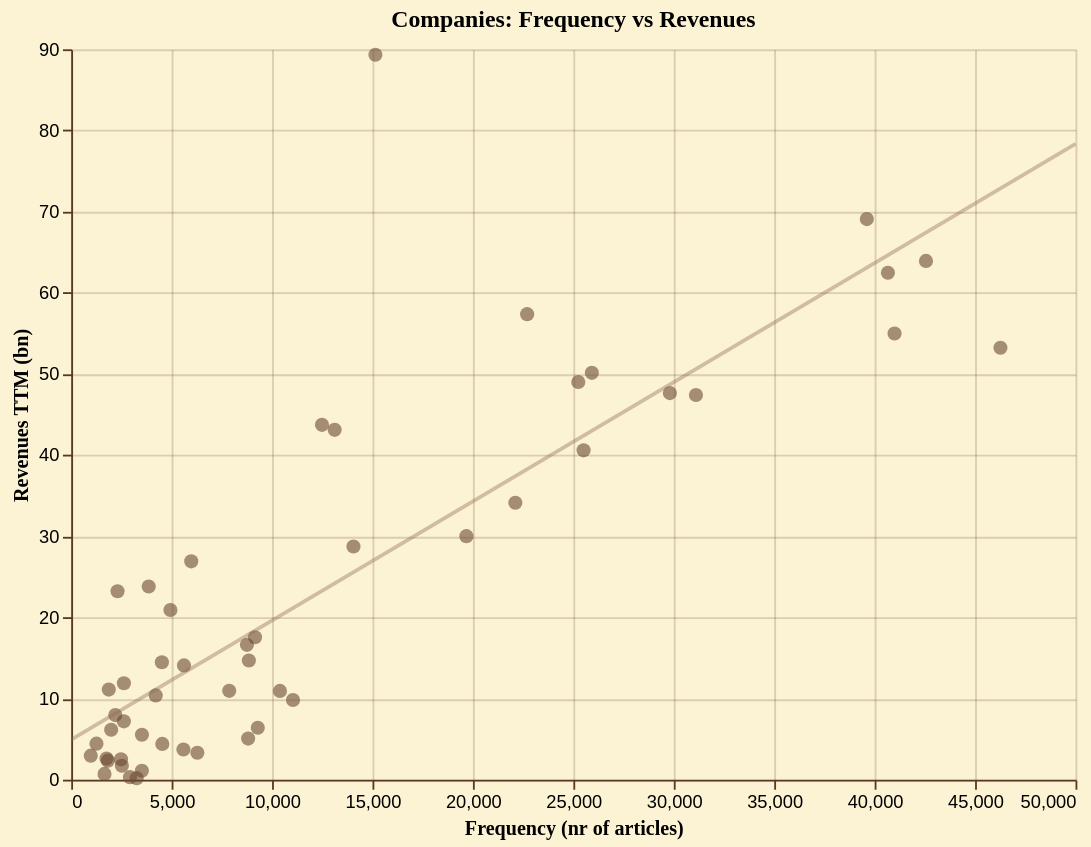

Vega-Lite specification for this chart:
### Vega-Lite specification from a JSON file in a GitHub repository (floating-point values rounded to 4 significant figures)
{"config": {"background": "#fbf3d3", "view": {"stroke": "transparent", "width": 600, "height": 400}, "axis": {"domainColor": "#5a3921", "gridColor": "#5a3921", "gridOpacity": 0.2, "tickColor": "#5a3921", "labelColor": "black", "titleColor": "black", "titleFont": "EB Garamond"}, "legend": {"labelColor": "black", "titleColor": "black", "labelFont": "EB Garamond", "titleFont": "EB Garamond"}, "title": {"color": "black", "font": "EB Garamond"}, "mark": {"color": "#6b4a32", "opacity": 0.8}, "bar": {"color": "#6b4a32", "opacity": 0.8}, "line": {"color": "#6b4a32", "opacity": 0.8}, "area": {"color": "#6b4a32", "opacity": 0.8}, "point": {"color": "#6b4a32", "opacity": 0.8}}, "layer": [{"mark": {"type": "circle", "opacity": 0.6, "size": 60}, "encoding": {"tooltip": [{"field": "tag_name", "title": "Company", "type": "nominal"}, {"field": "tag_freq", "format": ",", "title": "Frequency (nr of articles)", "type": "quantitative"}, {"field": "revenue_ttm", "format": ",.1f", "title": "Revenues TTM (bn)", "type": "quantitative"}], "x": {"field": "tag_freq", "title": "Frequency (nr of articles)", "type": "quantitative"}, "y": {"field": "revenue_ttm", "title": "Revenues TTM (bn)", "type": "quantitative"}}, "title": "Companies: Frequency vs Revenues"}, {"mark": {"type": "line", "color": "#8e6d54", "opacity": 0.4}, "encoding": {"x": {"field": "tag_freq", "type": "quantitative"}, "y": {"field": "revenue_ttm", "type": "quantitative"}}, "transform": [{"on": "tag_freq", "regression": "revenue_ttm", "extent": [0, 50000]}]}], "data": {"name": "data-9456ef803b7d16f7b25e3614ceeb1ac5"}, "height": 400, "width": 550, "$schema": "https://vega.github.io/schema/vega-lite/v5.20.1.json", "datasets": {"data-9456ef803b7d16f7b25e3614ceeb1ac5": [{"tag_name": "Johnson & Johnson", "revenue_ttm": 89.33, "tag_freq": 15140.0}, {"tag_name": "Roche", "revenue_ttm": 69.08, "tag_freq": 39610.0}, {"tag_name": "Merck", "revenue_ttm": 63.92, "tag_freq": 42560.0}, {"tag_name": "Pfizer", "revenue_ttm": 62.46, "tag_freq": 40660.0}, {"tag_name": "AbbVie", "revenue_ttm": 57.37, "tag_freq": 22700.0}, {"tag_name": "AstraZeneca", "revenue_ttm": 54.98, "tag_freq": 40990.0}, {"tag_name": "Novartis", "revenue_ttm": 53.22, "tag_freq": 46260.0}, {"tag_name": "Bayer", "revenue_ttm": 50.13, "tag_freq": 25920.0}, {"tag_name": "Eli Lilly", "revenue_ttm": 49.0, "tag_freq": 25240.0}, {"tag_name": "Bristol-Myers Squibb", "revenue_ttm": 47.64, "tag_freq": 29800.0}, {"tag_name": "Sanofi", "revenue_ttm": 47.4, "tag_freq": 31100.0}, {"tag_name": "Novo Nordisk", "revenue_ttm": 43.73, "tag_freq": 12480.0}, {"tag_name": "Abbott", "revenue_ttm": 43.11, "tag_freq": 13120.0}, {"tag_name": "GlaxoSmithKline", "revenue_ttm": 40.59, "tag_freq": 25510.0}, {"tag_name": "Amgen", "revenue_ttm": 34.13, "tag_freq": 22110.0}, {"tag_name": "Takeda Pharmaceutical", "revenue_ttm": 30.01, "tag_freq": 19670.0}, {"tag_name": "Gilead Sciences", "revenue_ttm": 28.73, "tag_freq": 14050.0}, {"tag_name": "Siemens Healthcare", "revenue_ttm": 26.91, "tag_freq": 5976.0}, {"tag_name": "Fresenius", "revenue_ttm": 23.81, "tag_freq": 3859.0}, {"tag_name": "Stryker", "revenue_ttm": 23.22, "tag_freq": 2306.0}, {"tag_name": "Philips", "revenue_ttm": 20.91, "tag_freq": 4939.0}, {"tag_name": "Boston Scientific", "revenue_ttm": 17.55, "tag_freq": 9150.0}, {"tag_name": "Teva Pharmaceutical Industries", "revenue_ttm": 16.61, "tag_freq": 8748.0}, {"tag_name": "CSL", "revenue_ttm": 14.69, "tag_freq": 8845.0}, {"tag_name": "Otsuka Holdings", "revenue_ttm": 14.48, "tag_freq": 4514.0}, {"tag_name": "Regeneron Pharmaceuticals", "revenue_ttm": 14.09, "tag_freq": 5615.0}, {"tag_name": "Baxter", "revenue_ttm": 11.89, "tag_freq": 2623.0}, {"tag_name": "Vertex Pharmaceuticals", "revenue_ttm": 11.1, "tag_freq": 1871.0}, {"tag_name": "Astellas", "revenue_ttm": 10.95, "tag_freq": 7867.0}, {"tag_name": "Daiichi Sankyō", "revenue_ttm": 10.94, "tag_freq": 10390.0}, {"tag_name": "Sandoz Group", "revenue_ttm": 10.38, "tag_freq": 4209.0}, {"tag_name": "Biogen", "revenue_ttm": 9.816, "tag_freq": 11040.0}, {"tag_name": "Grifols", "revenue_ttm": 7.961, "tag_freq": 2194.0}, {"tag_name": "Chugai Pharmaceutical", "revenue_ttm": 7.196, "tag_freq": 2619.0}, {"tag_name": "UCB", "revenue_ttm": 6.402, "tag_freq": 9289.0}, {"tag_name": "Sun Pharmaceutical", "revenue_ttm": 6.15, "tag_freq": 1989.0}, {"tag_name": "Edwards Lifesciences", "revenue_ttm": 5.539, "tag_freq": 3521.0}, {"tag_name": "Eisai", "revenue_ttm": 5.064, "tag_freq": 8808.0}, {"tag_name": "Galderma Group", "revenue_ttm": 4.44, "tag_freq": 1257.0}, {"tag_name": "Incyte", "revenue_ttm": 4.413, "tag_freq": 4535.0}, {"tag_name": "Ipsen", "revenue_ttm": 3.72, "tag_freq": 5587.0}, {"tag_name": "Lundbeck", "revenue_ttm": 3.317, "tag_freq": 6280.0}, {"tag_name": "BioNTech", "revenue_ttm": 2.961, "tag_freq": 974.0}, {"tag_name": "Celltrion", "revenue_ttm": 2.601, "tag_freq": 1758.0}, {"tag_name": "Swedish Orphan Biovitrum (Sobi)", "revenue_ttm": 2.513, "tag_freq": 2480.0}, {"tag_name": "Alnylam Pharmaceuticals", "revenue_ttm": 2.348, "tag_freq": 1823.0}, {"tag_name": "Orion Pharma", "revenue_ttm": 1.713, "tag_freq": 2521.0}, {"tag_name": "Almirall", "revenue_ttm": 1.101, "tag_freq": 3518.0}, {"tag_name": "Ionis", "revenue_ttm": 0.7173, "tag_freq": 1658.0}, {"tag_name": "Galapagos NV", "revenue_ttm": 0.3099, "tag_freq": 2927.0}, {"tag_name": "PharmaMar", "revenue_ttm": 0.1892, "tag_freq": 3260.0}]}}
